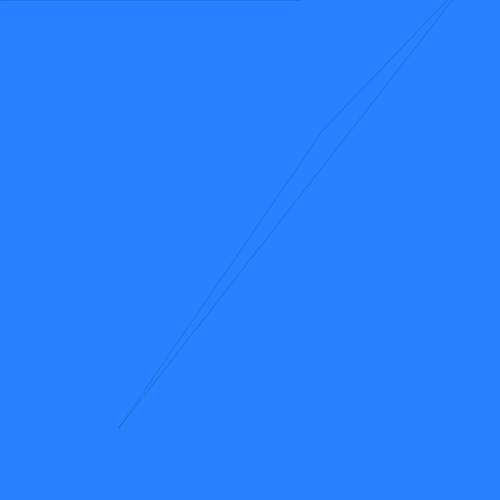
Frame 1 (no input)
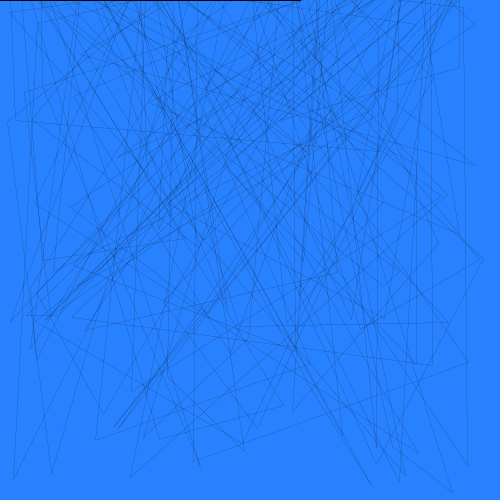
Frame 60 (the mouse pressed at the canvas centre just before this capture)
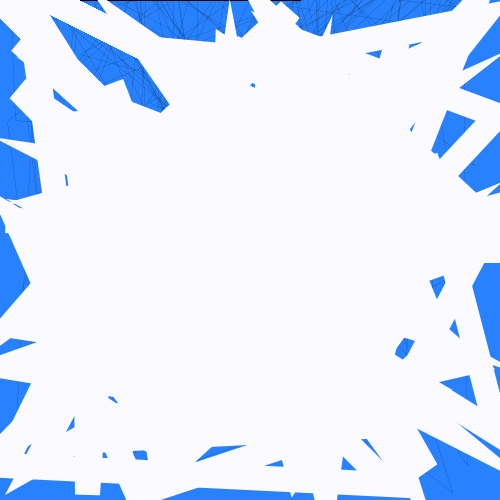
Frame 120 (the mouse held since frame 60 and released just before this capture)

The Processing sketch that drew these frames (run headless with seeded random() and noise(); from frame 60 on, the mouse is pressed at the canvas centre):

// Processing sketch: Weird_colors
// ── Weird_colors.pde


void setup(){
   background (40, 130,255);
size(500,500);
}

void draw(){
  noFill();
  strokeWeight(mouseX/10);
  stroke(mouseX,mouseY,mouseX*mouseY);
  triangle (random(height), random(width),random(height), mouseY-30,random(height), random(width));
  triangle (mouseX,mouseY,mouseX-300,mouseY-300, mouseX+300,mouseY);
}
